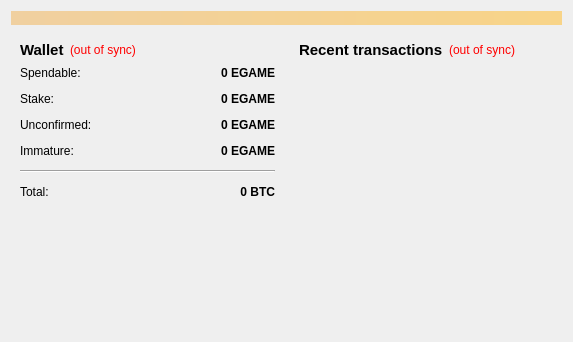
<?xml version="1.0" encoding="UTF-8"?>
<ui version="4.0">
 <class>OverviewPage</class>
 <widget class="QWidget" name="OverviewPage">
  <property name="geometry">
   <rect>
    <x>0</x>
    <y>0</y>
    <width>573</width>
    <height>342</height>
   </rect>
  </property>
  <property name="windowTitle">
   <string>Form</string>
  </property>
  <layout class="QVBoxLayout" name="topLayout">
   <item>
    <widget class="QLabel" name="labelAlerts">
     <property name="visible">
      <bool>false</bool>
     </property>
     <property name="styleSheet">
      <string notr="true">background-color: qlineargradient(x1: 0, y1: 0, x2: 1, y2: 0, stop:0 #F0D0A0, stop:1 #F8D488);  color:#000000
</string>
     </property>
     <property name="wordWrap">
      <bool>true</bool>
     </property>
     <property name="margin">
      <number>3</number>
     </property>
    </widget>
   </item>
   <item>
    <layout class="QHBoxLayout" name="horizontalLayout" stretch="1,1">
     <item>
      <layout class="QVBoxLayout" name="verticalLayout_2">
       <item>
        <widget class="QWidget" name="widget" native="true">
         <layout class="QVBoxLayout" name="verticalLayout_4">
          <item>
           <layout class="QHBoxLayout" name="horizontalLayout_4">
            <item>
             <widget class="QLabel" name="label_5">
              <property name="font">
               <font>
                <pointsize>11</pointsize>
                <weight>75</weight>
                <bold>true</bold>
               </font>
              </property>
              <property name="text">
               <string>Wallet</string>
              </property>
             </widget>
            </item>
            <item>
             <widget class="QLabel" name="labelWalletStatus">
              <property name="toolTip">
               <string>The displayed information may be out of date. Your wallet automatically synchronizes with the EGame network after a connection is established, but this process has not completed yet.</string>
              </property>
              <property name="styleSheet">
               <string notr="true">QLabel { color: red; }</string>
              </property>
              <property name="text">
               <string notr="true">(out of sync)</string>
              </property>
              <property name="alignment">
               <set>Qt::AlignLeading|Qt::AlignLeft|Qt::AlignVCenter</set>
              </property>
             </widget>
            </item>
            <item>
             <spacer name="horizontalSpacer_2">
              <property name="orientation">
               <enum>Qt::Horizontal</enum>
              </property>
              <property name="sizeHint" stdset="0">
               <size>
                <width>40</width>
                <height>20</height>
               </size>
              </property>
             </spacer>
            </item>
           </layout>
          </item>
          <item>
           <layout class="QFormLayout" name="formLayout_2">
            <property name="fieldGrowthPolicy">
             <enum>QFormLayout::AllNonFixedFieldsGrow</enum>
            </property>
            <property name="horizontalSpacing">
             <number>12</number>
            </property>
            <property name="verticalSpacing">
             <number>12</number>
            </property>
            <item row="0" column="0">
             <widget class="QLabel" name="label">
              <property name="text">
               <string>Spendable:</string>
              </property>
             </widget>
            </item>
            <item row="0" column="1">
             <widget class="QLabel" name="labelBalance">
              <property name="font">
               <font>
                <weight>75</weight>
                <bold>true</bold>
               </font>
              </property>
              <property name="cursor">
               <cursorShape>IBeamCursor</cursorShape>
              </property>
              <property name="toolTip">
               <string>Your current spendable balance</string>
              </property>
              <property name="text">
               <string notr="true">0 EGAME</string>
              </property>
              <property name="alignment">
               <set>Qt::AlignRight|Qt::AlignTrailing|Qt::AlignVCenter</set>
              </property>
              <property name="textInteractionFlags">
               <set>Qt::LinksAccessibleByMouse|Qt::TextSelectableByKeyboard|Qt::TextSelectableByMouse</set>
              </property>
             </widget>
            </item>
            <item row="1" column="0">
             <widget class="QLabel" name="label_6">
              <property name="text">
               <string>Stake:</string>
              </property>
             </widget>
            </item>
            <item row="1" column="1">
             <widget class="QLabel" name="labelStake">
              <property name="font">
               <font>
                <weight>75</weight>
                <bold>true</bold>
               </font>
              </property>
              <property name="cursor">
               <cursorShape>IBeamCursor</cursorShape>
              </property>
              <property name="toolTip">
               <string>Total of coins that was staked, and do not yet count toward the current balance</string>
              </property>
              <property name="text">
               <string notr="true">0 EGAME</string>
              </property>
              <property name="alignment">
               <set>Qt::AlignRight|Qt::AlignTrailing|Qt::AlignVCenter</set>
              </property>
              <property name="textInteractionFlags">
               <set>Qt::LinksAccessibleByMouse|Qt::TextSelectableByKeyboard|Qt::TextSelectableByMouse</set>
              </property>
             </widget>
            </item>
            <item row="2" column="0">
             <widget class="QLabel" name="label_3">
              <property name="text">
               <string>Unconfirmed:</string>
              </property>
             </widget>
            </item>
            <item row="2" column="1">
             <widget class="QLabel" name="labelUnconfirmed">
              <property name="font">
               <font>
                <weight>75</weight>
                <bold>true</bold>
               </font>
              </property>
              <property name="cursor">
               <cursorShape>IBeamCursor</cursorShape>
              </property>
              <property name="toolTip">
               <string>Total of transactions that have yet to be confirmed, and do not yet count toward the current balance</string>
              </property>
              <property name="text">
               <string notr="true">0 EGAME</string>
              </property>
              <property name="alignment">
               <set>Qt::AlignRight|Qt::AlignTrailing|Qt::AlignVCenter</set>
              </property>
              <property name="textInteractionFlags">
               <set>Qt::LinksAccessibleByMouse|Qt::TextSelectableByKeyboard|Qt::TextSelectableByMouse</set>
              </property>
             </widget>
            </item>
            <item row="3" column="0">
             <widget class="QLabel" name="labelImmatureText">
              <property name="text">
               <string>Immature:</string>
              </property>
             </widget>
            </item>
            <item row="3" column="1">
             <widget class="QLabel" name="labelImmature">
              <property name="font">
               <font>
                <weight>75</weight>
                <bold>true</bold>
               </font>
              </property>
              <property name="toolTip">
               <string>Mined balance that has not yet matured</string>
              </property>
              <property name="text">
               <string notr="true">0 EGAME</string>
              </property>
              <property name="alignment">
               <set>Qt::AlignRight|Qt::AlignTrailing|Qt::AlignVCenter</set>
              </property>
              <property name="textInteractionFlags">
               <set>Qt::LinksAccessibleByMouse|Qt::TextSelectableByKeyboard|Qt::TextSelectableByMouse</set>
              </property>
             </widget>
            </item>
            <item row="4" column="0" colspan="2">
             <widget class="Line" name="line">
              <property name="orientation">
               <enum>Qt::Horizontal</enum>
              </property>
             </widget>
            </item>
            <item row="5" column="0">
             <widget class="QLabel" name="labelTotalText">
              <property name="text">
               <string>Total:</string>
              </property>
             </widget>
            </item>
            <item row="5" column="1">
             <widget class="QLabel" name="labelTotal">
              <property name="font">
               <font>
                <weight>75</weight>
                <bold>true</bold>
               </font>
              </property>
              <property name="cursor">
               <cursorShape>IBeamCursor</cursorShape>
              </property>
              <property name="toolTip">
               <string>Your current total balance</string>
              </property>
              <property name="text">
               <string notr="true">0 BTC</string>
              </property>
              <property name="alignment">
               <set>Qt::AlignRight|Qt::AlignTrailing|Qt::AlignVCenter</set>
              </property>
              <property name="textInteractionFlags">
               <set>Qt::LinksAccessibleByMouse|Qt::TextSelectableByKeyboard|Qt::TextSelectableByMouse</set>
              </property>
             </widget>
            </item>
           </layout>
          </item>
         </layout>
        </widget>
       </item>
       <item>
        <spacer name="verticalSpacer">
         <property name="orientation">
          <enum>Qt::Vertical</enum>
         </property>
         <property name="sizeHint" stdset="0">
          <size>
           <width>20</width>
           <height>40</height>
          </size>
         </property>
        </spacer>
       </item>
      </layout>
     </item>
     <item>
      <layout class="QVBoxLayout" name="verticalLayout_3">
       <item>
        <widget class="QWidget" name="widget_2" native="true">
         <layout class="QVBoxLayout" name="verticalLayout">
          <item>
           <layout class="QHBoxLayout" name="horizontalLayout_2">
            <item>
             <widget class="QLabel" name="label_4">
              <property name="font">
               <font>
                <pointsize>11</pointsize>
                <weight>75</weight>
                <bold>true</bold>
               </font>
              </property>
              <property name="text">
               <string>&lt;b&gt;Recent transactions&lt;/b&gt;</string>
              </property>
             </widget>
            </item>
            <item>
             <widget class="QLabel" name="labelTransactionsStatus">
              <property name="toolTip">
               <string>The displayed information may be out of date. Your wallet automatically synchronizes with the EGame network after a connection is established, but this process has not completed yet.</string>
              </property>
              <property name="styleSheet">
               <string notr="true">QLabel { color: red; }</string>
              </property>
              <property name="text">
               <string notr="true">(out of sync)</string>
              </property>
              <property name="alignment">
               <set>Qt::AlignRight|Qt::AlignTrailing|Qt::AlignVCenter</set>
              </property>
             </widget>
            </item>
            <item>
             <spacer name="horizontalSpacer">
              <property name="orientation">
               <enum>Qt::Horizontal</enum>
              </property>
              <property name="sizeHint" stdset="0">
               <size>
                <width>40</width>
                <height>20</height>
               </size>
              </property>
             </spacer>
            </item>
           </layout>
          </item>
          <item>
           <widget class="QListView" name="listTransactions">
            <property name="styleSheet">
             <string notr="true">QListView { background: transparent; }</string>
            </property>
            <property name="frameShape">
             <enum>QFrame::NoFrame</enum>
            </property>
            <property name="verticalScrollBarPolicy">
             <enum>Qt::ScrollBarAlwaysOff</enum>
            </property>
            <property name="horizontalScrollBarPolicy">
             <enum>Qt::ScrollBarAlwaysOff</enum>
            </property>
            <property name="selectionMode">
             <enum>QAbstractItemView::NoSelection</enum>
            </property>
           </widget>
          </item>
         </layout>
        </widget>
       </item>
      </layout>
     </item>
    </layout>
   </item>
  </layout>
 </widget>
 <resources/>
 <connections/>
</ui>
